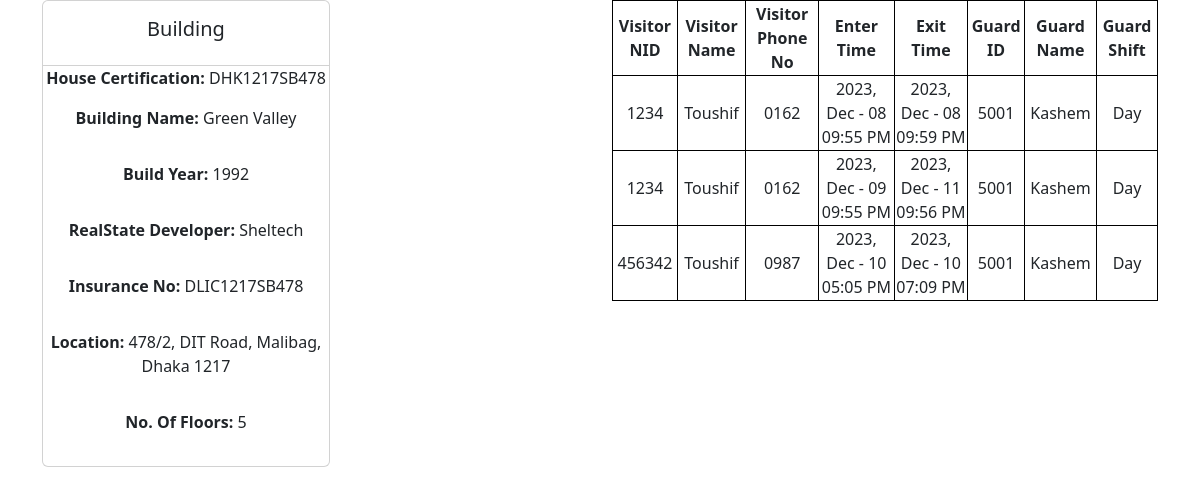
The app's page /Admin/html/home.php with its own data.
### tables this page shows
CREATE TABLE `building` (
  `HouseCertificationNo` varchar(256) NOT NULL,
  `BuildingName` varchar(256) DEFAULT NULL,
  `BuildYear` int(4) NOT NULL,
  `RealStateDeveloper` varchar(256) DEFAULT NULL,
  `InsuranceNo` varchar(256) NOT NULL,
  `Location` varchar(256) NOT NULL,
  `NoOfFloors` int(4) NOT NULL
);

CREATE TABLE `visitorinformation` (
  `VisitorInformationSurrogateKey` int(11) NOT NULL,
  `VisitorNID` int(17) NOT NULL,
  `VisitorName` varchar(32) NOT NULL,
  `VisitorContactNo` varchar(16) NOT NULL,
  `EnterTime` datetime DEFAULT NULL,
  `ExitTime` datetime DEFAULT NULL,
  `GuardID` int(4) NOT NULL
);

CREATE TABLE `guard` (
  `GuardID` int(4) NOT NULL,
  `GuardName` varchar(32) NOT NULL,
  `ShiftDay` tinyint(1) NOT NULL,
  `GuardAddress` varchar(256) NOT NULL,
  `GuardNID` int(17) NOT NULL,
  `HouseCertificationNo` varchar(256) NOT NULL
);

### Admin/html/home.php (the view, shortened to what this page needs)
<!doctype html>
<html lang="en">
<head>
    <link href="https://cdn.jsdelivr.net/npm/bootstrap@5.3.2/dist/css/bootstrap.min.css" rel="stylesheet"
>
</head>
<body>
    <div class="container text-center">
        <div class="row row-cols-2">
            <div class="col" id="building">
                <div class="card" style="width: 18rem;">
                    <div class="card-body">
                        <h5 class="card-title">Building</h5>
                    </div>
                    <ul class="list-group list-group-flush">
                        <?php
                        $link = mysqli_connect("localhost", "root", "", "rmms");
                        $sql = "SELECT * FROM building";
                        $result = mysqli_query($link, $sql);
                        if ($result) {
                            while ($row = mysqli_fetch_assoc($result)) {
                                echo "<p><b>House Certification:</b> " . $row['HouseCertificationNo'] . "</p>";
                                echo "<p><b>Building Name:</b> " . $row['BuildingName'] . "<p>";
                                echo "<p><b>Build Year:</b> " . $row['BuildYear'] . "<p>";
                                echo "<p><b>RealState Developer:</b> " . $row['RealStateDeveloper'] . "<p>";
                                echo "<p><b>Insurance No:</b> " . $row['InsuranceNo'] . "<p>";
                                echo "<p><b>Location:</b> " . $row['Location'] . "<p>";
                                echo "<p><b>No. Of Floors:</b> " . $row['NoOfFloors'] . "<p>";
                            }
                        } else {
                            echo "Error: Could not execute $sql." . mysqli_error($link);
                        }
                        ?>
                    </ul>
                </div>
            </div>
            <div class="col" id="visitor">
                <table style="border-collapse: collapse; width: 100%;">
                    <thead>
                        <tr>
                            <th style="border: 1px solid black;">Visitor NID</th>
                            <th style="border: 1px solid black;">Visitor Name</th>
                            <th style="border: 1px solid black;">Visitor Phone No</th>
                            <th style="border: 1px solid black;">Enter Time</th>
                            <th style="border: 1px solid black;">Exit Time</th>
                            <th style="border: 1px solid black;">Guard ID</th>
                            <th style="border: 1px solid black;">Guard Name</th>
                            <th style="border: 1px solid black;">Guard Shift</th>
                        </tr>
                    </thead>
                    <tbody>
                        <?php
                        $link = mysqli_connect("localhost", "root", "", "rmms");
                        $sql = "SELECT VisitorNID,VisitorName,VisitorContactNo, EnterTime, ExitTime, visitorinformation.GuardID, GuardName,ShiftDay  FROM visitorinformation INNER JOIN guard ON visitorinformation.GuardID = guard.GuardID;";
                        $result = mysqli_query($link, $sql);
                        if ($result) {
                            while ($row = $result->fetch_assoc()) {
                                echo "<tr>";
                                echo "<td style='border: 1px solid black;'>" . $row["VisitorNID"] . "</td>";
                                echo "<td style='border: 1px solid black;'>" . $row["VisitorName"] . "</td>";
                                echo "<td style='border: 1px solid black;'>" . $row["VisitorContactNo"] . "</td>";
                                echo "<td style='border: 1px solid black;'>" . date("Y, M - d h:i A", strtotime($row["EnterTime"])) . "</td>";
                                echo "<td style='border: 1px solid black;'>" . date("Y, M - d h:i A", strtotime($row["ExitTime"])) . "</td>";
                                echo "<td style='border: 1px solid black;'>" . $row["GuardID"] . "</td>";
                                echo "<td style='border: 1px solid black;'>" . $row["GuardName"] . "</td>";
                                if ($row["ShiftDay"] == "1") {
                                    echo "<td style='border: 1px solid black;'>Day</td>";
                                } else {
                                    echo "<td style='border: 1px solid black;'>Night</td>";
                                }
                                echo "</tr>";
                            }
                        } else {
                            echo "Error: Could not execute $sql." . mysqli_error($link);
                        }
                        ?>
                    </tbody>
                </table>
            </div>
        </div>
    </div>
</body>
</html>

### records on screen
building: HouseCertificationNo "DHK1217SB478", BuildingName "Green Valley", BuildYear "1992", RealStateDeveloper "Sheltech", InsuranceNo "DLIC1217SB478", Location "478/2, DIT Road, Malibag, Dhaka 1217", NoOfFloors "5"
visitorinformation: VisitorNID "1234", VisitorName "Toushif", VisitorContactNo "0162", EnterTime "2023, Dec - 08 09:55 PM", ExitTime "2023, Dec - 08 09:59 PM", GuardID "5001", GuardID.GuardName "Kashem"
visitorinformation: VisitorNID "1234", VisitorName "Toushif", VisitorContactNo "0162", EnterTime "2023, Dec - 09 09:55 PM", ExitTime "2023, Dec - 11 09:56 PM", GuardID "5001", GuardID.GuardName "Kashem"
visitorinformation: VisitorNID "456342", VisitorName "Toushif", VisitorContactNo "0987", EnterTime "2023, Dec - 10 05:05 PM", ExitTime "2023, Dec - 10 07:09 PM", GuardID "5001", GuardID.GuardName "Kashem"
